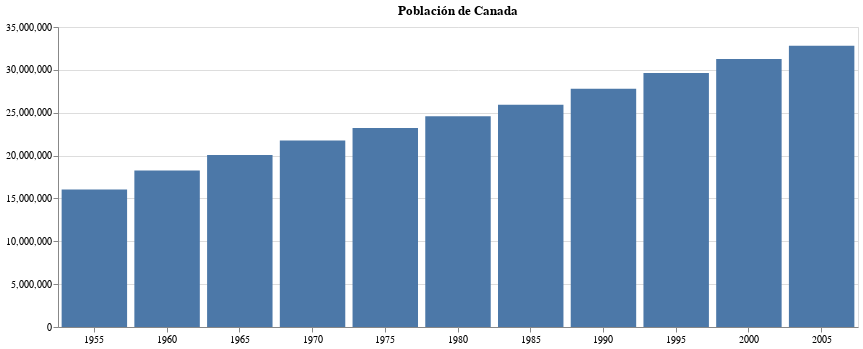

Here is the notebook cell this chart was saved with:
### Code cell
crear_grafico('Canada')

### Figure 1 — Vega-Lite specification as saved in the notebook (floating-point values rounded to 4 significant figures)
{"config": {"view": {"continuousWidth": 300, "continuousHeight": 300}}, "data": {"name": "data-946e747ad39cbd51ee99709079208cf7"}, "mark": {"type": "bar"}, "encoding": {"x": {"axis": {"labelAngle": 0, "title": ""}, "field": "year", "type": "ordinal"}, "y": {"axis": {"title": ""}, "field": "pop", "type": "quantitative"}}, "title": "Población de Canada", "width": 800, "$schema": "https://vega.github.io/schema/vega-lite/v5.17.0.json", "datasets": {"data-946e747ad39cbd51ee99709079208cf7": [{"year": 1955, "country": "Canada", "cluster": 3, "pop": 16050356, "life_expect": 69.96, "fertility": 3.882, "year_datetime": "1955-01-01T00:00:00"}, {"year": 1960, "country": "Canada", "cluster": 3, "pop": 18266765, "life_expect": 71.3, "fertility": 3.675, "year_datetime": "1960-01-01T00:00:00"}, {"year": 1965, "country": "Canada", "cluster": 3, "pop": 20071104, "life_expect": 72.13, "fertility": 2.61, "year_datetime": "1965-01-01T00:00:00"}, {"year": 1970, "country": "Canada", "cluster": 3, "pop": 21749986, "life_expect": 72.88, "fertility": 1.976, "year_datetime": "1970-01-01T00:00:00"}, {"year": 1975, "country": "Canada", "cluster": 3, "pop": 23209200, "life_expect": 74.21, "fertility": 1.734, "year_datetime": "1975-01-01T00:00:00"}, {"year": 1980, "country": "Canada", "cluster": 3, "pop": 24593300, "life_expect": 75.76, "fertility": 1.634, "year_datetime": "1980-01-01T00:00:00"}, {"year": 1985, "country": "Canada", "cluster": 3, "pop": 25941600, "life_expect": 76.86, "fertility": 1.616, "year_datetime": "1985-01-01T00:00:00"}, {"year": 1990, "country": "Canada", "cluster": 3, "pop": 27790600, "life_expect": 77.95, "fertility": 1.694, "year_datetime": "1990-01-01T00:00:00"}, {"year": 1995, "country": "Canada", "cluster": 3, "pop": 29619002, "life_expect": 78.61, "fertility": 1.564, "year_datetime": "1995-01-01T00:00:00"}, {"year": 2000, "country": "Canada", "cluster": 3, "pop": 31278097, "life_expect": 79.77, "fertility": 1.522, "year_datetime": "2000-01-01T00:00:00"}, {"year": 2005, "country": "Canada", "cluster": 3, "pop": 32805041, "life_expect": 80.65, "fertility": 1.527, "year_datetime": "2005-01-01T00:00:00"}]}}
